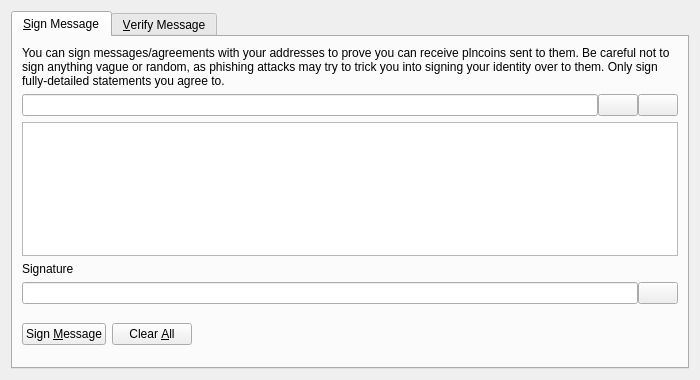
<?xml version="1.0" encoding="UTF-8"?>
<ui version="4.0">
 <class>SignVerifyMessageDialog</class>
 <widget class="QDialog" name="SignVerifyMessageDialog">
  <property name="geometry">
   <rect>
    <x>0</x>
    <y>0</y>
    <width>700</width>
    <height>380</height>
   </rect>
  </property>
  <property name="windowTitle">
   <string>Signatures - Sign / Verify a Message</string>
  </property>
  <property name="modal">
   <bool>true</bool>
  </property>
  <layout class="QVBoxLayout" name="verticalLayout">
   <item>
    <widget class="QTabWidget" name="tabWidget">
     <property name="currentIndex">
      <number>0</number>
     </property>
     <widget class="QWidget" name="tabSignMessage">
      <attribute name="title">
       <string>&amp;Sign Message</string>
      </attribute>
      <layout class="QVBoxLayout" name="verticalLayout_SM">
       <item>
        <widget class="QLabel" name="infoLabel_SM">
         <property name="text">
          <string>You can sign messages/agreements with your addresses to prove you can receive plncoins sent to them. Be careful not to sign anything vague or random, as phishing attacks may try to trick you into signing your identity over to them. Only sign fully-detailed statements you agree to.</string>
         </property>
         <property name="textFormat">
          <enum>Qt::PlainText</enum>
         </property>
         <property name="wordWrap">
          <bool>true</bool>
         </property>
        </widget>
       </item>
       <item>
        <layout class="QHBoxLayout" name="horizontalLayout_1_SM">
         <property name="spacing">
          <number>0</number>
         </property>
         <item>
          <widget class="QValidatedLineEdit" name="addressIn_SM">
           <property name="toolTip">
            <string>The PLNcoin address to sign the message with</string>
           </property>
          </widget>
         </item>
         <item>
          <widget class="QPushButton" name="addressBookButton_SM">
           <property name="toolTip">
            <string>Choose previously used address</string>
           </property>
           <property name="text">
            <string/>
           </property>
           <property name="icon">
            <iconset resource="../bitcoin.qrc">
             <normaloff>:/icons/address-book</normaloff>:/icons/address-book</iconset>
           </property>
           <property name="shortcut">
            <string>Alt+A</string>
           </property>
           <property name="autoDefault">
            <bool>false</bool>
           </property>
          </widget>
         </item>
         <item>
          <widget class="QPushButton" name="pasteButton_SM">
           <property name="toolTip">
            <string>Paste address from clipboard</string>
           </property>
           <property name="text">
            <string/>
           </property>
           <property name="icon">
            <iconset resource="../bitcoin.qrc">
             <normaloff>:/icons/editpaste</normaloff>:/icons/editpaste</iconset>
           </property>
           <property name="shortcut">
            <string>Alt+P</string>
           </property>
           <property name="autoDefault">
            <bool>false</bool>
           </property>
          </widget>
         </item>
        </layout>
       </item>
       <item>
        <widget class="QPlainTextEdit" name="messageIn_SM">
         <property name="toolTip">
          <string>Enter the message you want to sign here</string>
         </property>
        </widget>
       </item>
       <item>
        <widget class="QLabel" name="signatureLabel_SM">
         <property name="text">
          <string>Signature</string>
         </property>
         <property name="textFormat">
          <enum>Qt::PlainText</enum>
         </property>
        </widget>
       </item>
       <item>
        <layout class="QHBoxLayout" name="horizontalLayout_2_SM">
         <property name="spacing">
          <number>0</number>
         </property>
         <item>
          <widget class="QLineEdit" name="signatureOut_SM">
           <property name="font">
            <font>
             <italic>true</italic>
            </font>
           </property>
           <property name="readOnly">
            <bool>true</bool>
           </property>
          </widget>
         </item>
         <item>
          <widget class="QPushButton" name="copySignatureButton_SM">
           <property name="toolTip">
            <string>Copy the current signature to the system clipboard</string>
           </property>
           <property name="text">
            <string/>
           </property>
           <property name="icon">
            <iconset resource="../bitcoin.qrc">
             <normaloff>:/icons/editcopy</normaloff>:/icons/editcopy</iconset>
           </property>
           <property name="autoDefault">
            <bool>false</bool>
           </property>
          </widget>
         </item>
        </layout>
       </item>
       <item>
        <layout class="QHBoxLayout" name="horizontalLayout_3_SM">
         <item>
          <widget class="QPushButton" name="signMessageButton_SM">
           <property name="toolTip">
            <string>Sign the message to prove you own this PLNcoin address</string>
           </property>
           <property name="text">
            <string>Sign &amp;Message</string>
           </property>
           <property name="icon">
            <iconset resource="../bitcoin.qrc">
             <normaloff>:/icons/edit</normaloff>:/icons/edit</iconset>
           </property>
           <property name="autoDefault">
            <bool>false</bool>
           </property>
          </widget>
         </item>
         <item>
          <widget class="QPushButton" name="clearButton_SM">
           <property name="toolTip">
            <string>Reset all sign message fields</string>
           </property>
           <property name="text">
            <string>Clear &amp;All</string>
           </property>
           <property name="icon">
            <iconset resource="../bitcoin.qrc">
             <normaloff>:/icons/remove</normaloff>:/icons/remove</iconset>
           </property>
           <property name="autoDefault">
            <bool>false</bool>
           </property>
          </widget>
         </item>
         <item>
          <spacer name="horizontalSpacer_1_SM">
           <property name="orientation">
            <enum>Qt::Horizontal</enum>
           </property>
           <property name="sizeHint" stdset="0">
            <size>
             <width>40</width>
             <height>48</height>
            </size>
           </property>
          </spacer>
         </item>
         <item>
          <widget class="QLabel" name="statusLabel_SM">
           <property name="font">
            <font>
             <weight>75</weight>
             <bold>true</bold>
            </font>
           </property>
           <property name="text">
            <string/>
           </property>
           <property name="wordWrap">
            <bool>true</bool>
           </property>
          </widget>
         </item>
         <item>
          <spacer name="horizontalSpacer_2_SM">
           <property name="orientation">
            <enum>Qt::Horizontal</enum>
           </property>
           <property name="sizeHint" stdset="0">
            <size>
             <width>40</width>
             <height>48</height>
            </size>
           </property>
          </spacer>
         </item>
        </layout>
       </item>
      </layout>
     </widget>
     <widget class="QWidget" name="tabVerifyMessage">
      <attribute name="title">
       <string>&amp;Verify Message</string>
      </attribute>
      <layout class="QVBoxLayout" name="verticalLayout_VM">
       <item>
        <widget class="QLabel" name="infoLabel_VM">
         <property name="text">
          <string>Enter the receiver's address, message (ensure you copy line breaks, spaces, tabs, etc. exactly) and signature below to verify the message. Be careful not to read more into the signature than what is in the signed message itself, to avoid being tricked by a man-in-the-middle attack. Note that this only proves the signing party receives with the address, it cannot prove sendership of any transaction!</string>
         </property>
         <property name="textFormat">
          <enum>Qt::PlainText</enum>
         </property>
         <property name="alignment">
          <set>Qt::AlignLeading|Qt::AlignLeft|Qt::AlignTop</set>
         </property>
         <property name="wordWrap">
          <bool>true</bool>
         </property>
        </widget>
       </item>
       <item>
        <layout class="QHBoxLayout" name="horizontalLayout_1_VM">
         <property name="spacing">
          <number>0</number>
         </property>
         <item>
          <widget class="QValidatedLineEdit" name="addressIn_VM">
           <property name="toolTip">
            <string>The PLNcoin address the message was signed with</string>
           </property>
          </widget>
         </item>
         <item>
          <widget class="QPushButton" name="addressBookButton_VM">
           <property name="toolTip">
            <string>Choose previously used address</string>
           </property>
           <property name="text">
            <string/>
           </property>
           <property name="icon">
            <iconset resource="../bitcoin.qrc">
             <normaloff>:/icons/address-book</normaloff>:/icons/address-book</iconset>
           </property>
           <property name="shortcut">
            <string>Alt+A</string>
           </property>
           <property name="autoDefault">
            <bool>false</bool>
           </property>
          </widget>
         </item>
        </layout>
       </item>
       <item>
        <widget class="QPlainTextEdit" name="messageIn_VM"/>
       </item>
       <item>
        <widget class="QValidatedLineEdit" name="signatureIn_VM"/>
       </item>
       <item>
        <layout class="QHBoxLayout" name="horizontalLayout_2_VM">
         <item>
          <widget class="QPushButton" name="verifyMessageButton_VM">
           <property name="toolTip">
            <string>Verify the message to ensure it was signed with the specified PLNcoin address</string>
           </property>
           <property name="text">
            <string>Verify &amp;Message</string>
           </property>
           <property name="icon">
            <iconset resource="../bitcoin.qrc">
             <normaloff>:/icons/transaction_0</normaloff>:/icons/transaction_0</iconset>
           </property>
           <property name="autoDefault">
            <bool>false</bool>
           </property>
          </widget>
         </item>
         <item>
          <widget class="QPushButton" name="clearButton_VM">
           <property name="toolTip">
            <string>Reset all verify message fields</string>
           </property>
           <property name="text">
            <string>Clear &amp;All</string>
           </property>
           <property name="icon">
            <iconset resource="../bitcoin.qrc">
             <normaloff>:/icons/remove</normaloff>:/icons/remove</iconset>
           </property>
           <property name="autoDefault">
            <bool>false</bool>
           </property>
          </widget>
         </item>
         <item>
          <spacer name="horizontalSpacer_1_VM">
           <property name="orientation">
            <enum>Qt::Horizontal</enum>
           </property>
           <property name="sizeHint" stdset="0">
            <size>
             <width>40</width>
             <height>48</height>
            </size>
           </property>
          </spacer>
         </item>
         <item>
          <widget class="QLabel" name="statusLabel_VM">
           <property name="font">
            <font>
             <weight>75</weight>
             <bold>true</bold>
            </font>
           </property>
           <property name="text">
            <string/>
           </property>
           <property name="wordWrap">
            <bool>true</bool>
           </property>
          </widget>
         </item>
         <item>
          <spacer name="horizontalSpacer_2_VM">
           <property name="orientation">
            <enum>Qt::Horizontal</enum>
           </property>
           <property name="sizeHint" stdset="0">
            <size>
             <width>40</width>
             <height>48</height>
            </size>
           </property>
          </spacer>
         </item>
        </layout>
       </item>
      </layout>
     </widget>
    </widget>
   </item>
  </layout>
 </widget>
 <customwidgets>
  <customwidget>
   <class>QValidatedLineEdit</class>
   <extends>QLineEdit</extends>
   <header>qvalidatedlineedit.h</header>
  </customwidget>
 </customwidgets>
 <resources>
  <include location="../bitcoin.qrc"/>
 </resources>
 <connections/>
</ui>
